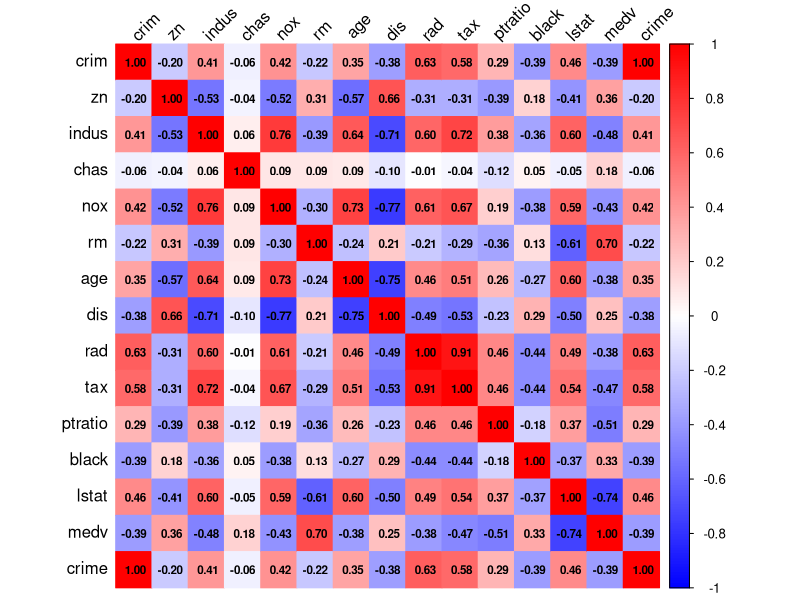
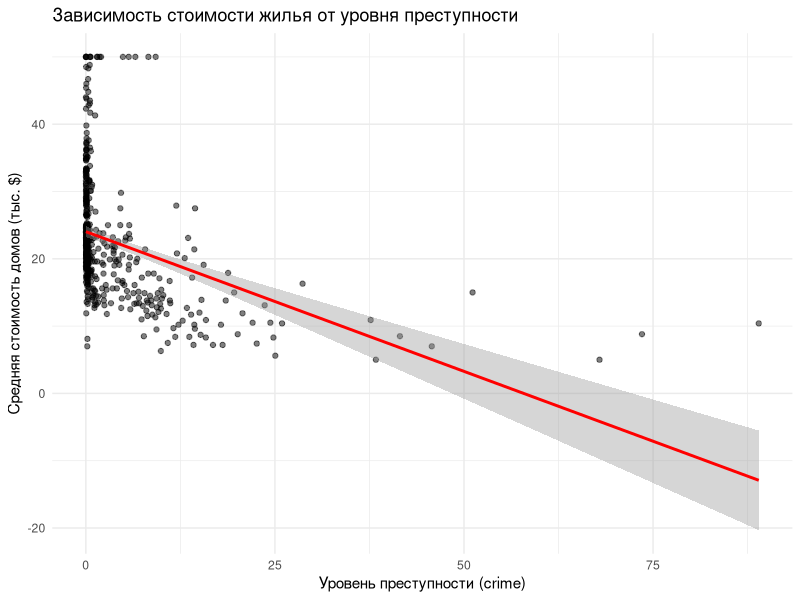
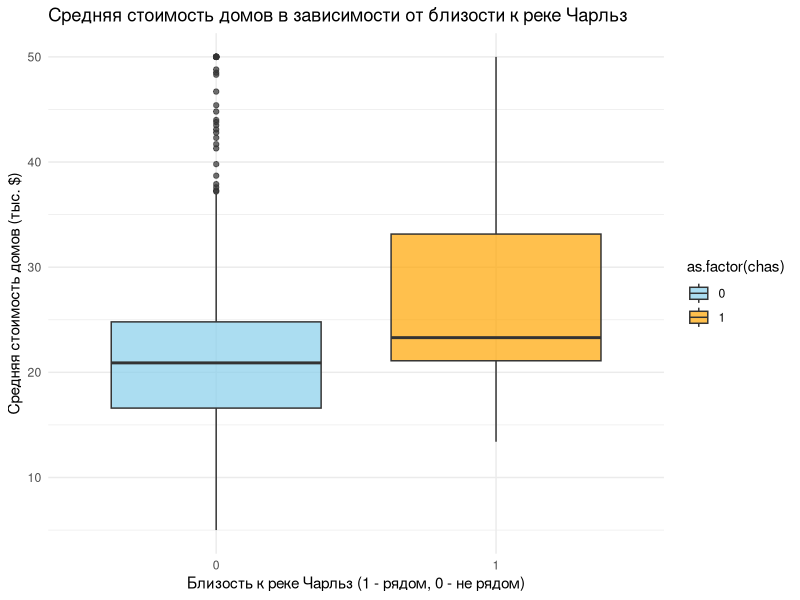
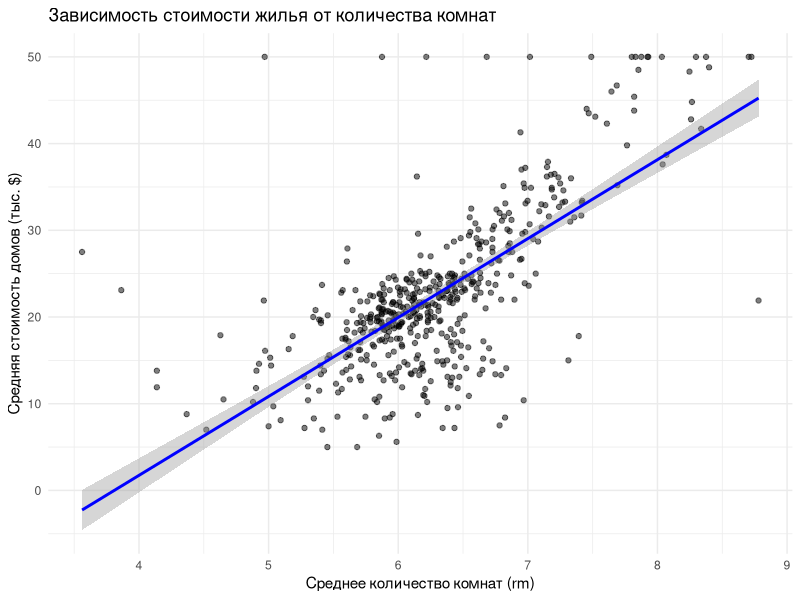
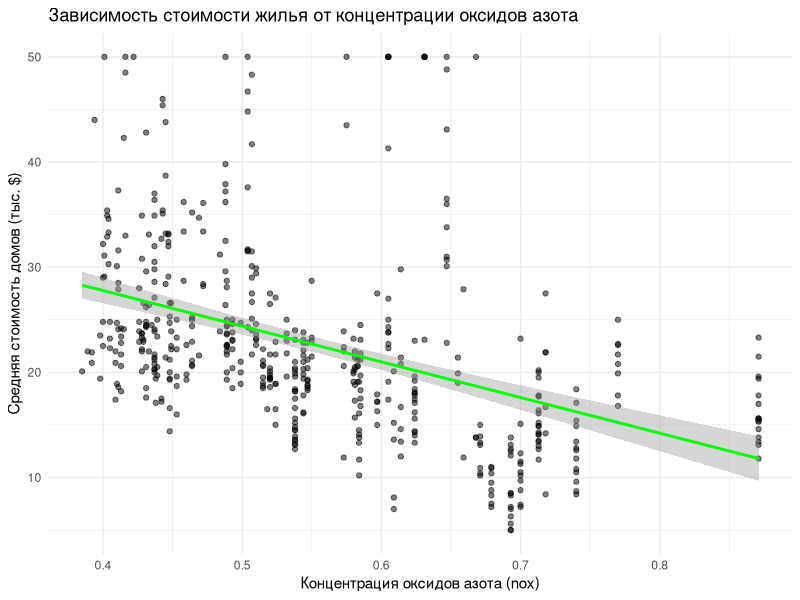
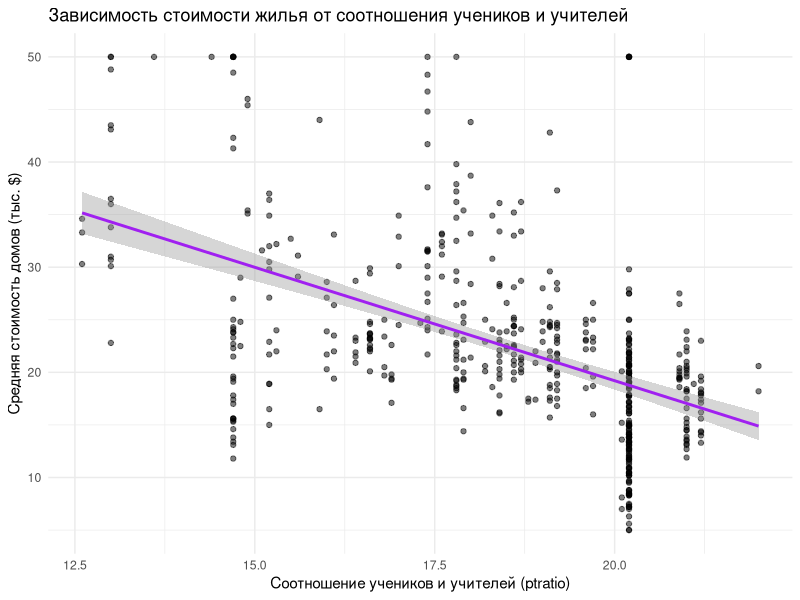
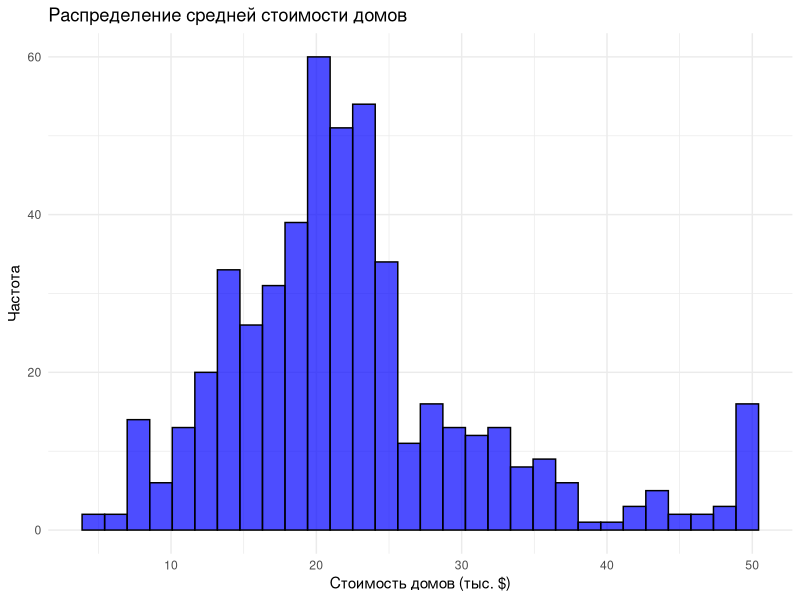

Write R code to recreate these figures, in order.
library(MASS)  
library(ggplot2)
library(dplyr)
library(corrplot)
library(tidyr)

options(warn = -1)

data("Boston")
data_houses <- Boston

head(data_houses)

dim(data_houses)

str(data_houses)

summary(data_houses)

# crime   - уровень преступности на человека населения в разбивке по городам
# zn      - количество земель под жилую застройку, разделенных на участки площадью более 25 000 кв.футов
# indus   - доля акров (0.4 гектар), не связанных с розничной торговлей, в расчете на один город
# chas    - переменная Charles River (= 1, если участок граничит с рекой; 0 в противном случае)
# nox     - концентрация оксидов азота (частей на 10 миллионов)
# rm      - среднее количество комнат в доме
# age     - доля жилых помещений, построенных владельцами до 1940
# dis     - взвешенные расстояния до пяти бостонских центров занятости
# rad     - индекс доступности радиальных автомагистралей
# tax     - я ставка налога на недвижимость с полной стоимости на 10 000 долларов
# ptratio - соотношение учеников и учителей по городам.
# black   - доля чернокожих в разбивке по городам
# lstat   - процент населения с более низким статусом
# medv    - средняя стоимость домов, занимаемых владельцами, на 1000 долларов США

# Дополнительные преобразование
replace_na_with_mean <- function(df) {
  df[] <- lapply(df, function(x) if (is.numeric(x)) ifelse(is.na(x), mean(x, na.rm = TRUE), x) else x)
  return(df)
}

number_of_NA <- length(which(is.na(data_houses) == TRUE))
print(paste("Число пропущенных значений:", number_of_NA))

data_houses <- replace_na_with_mean(data_houses)

number_of_NA <- length(which(is.na(data_houses) == TRUE))
print(paste("Число пропущенных значений:", number_of_NA))

data_houses$crime <- data_houses$crim

str(data_houses)

print(dim(data_houses))       
print(names(data_houses))   
print(head(data_houses$crime)) 

data_houses$crime <- as.numeric(as.character(data_houses$crime))
data_houses$medv <- as.numeric(as.character(data_houses$medv))

# Проверяем итоговые данные
summary(data_houses)

# --- Постановка задачи ---
# Цель: Выявить, какие факторы (переменные) оказывают влияние на среднюю стоимость домов (medv).

# --- Глобальная гипотеза ---
# Средняя стоимость домов (medv) зависит от социально-экономических, экологических и инфраструктурных факторов.

# --- Субгипотезы ---
# 1. Уровень преступности (crime) оказывает влияние на стоимость жилья.
# 2. Близость к реке Чарльз (chas) влияет на стоимость жилья.
# 3. Количество комнат (rm) оказывает положительное влияние на стоимость жилья.
# 4. Концентрация оксидов азота (nox) оказывает отрицательное влияние на стоимость жилья.
# 5. Соотношение учеников и учителей (ptratio) влияет на стоимость жилья.

# --- Предварительный анализ данных ---

# Построение корреляционной матрицы для количественных переменных
quantitative_vars <- data_houses %>% select(-chas)  # chas - категориальная переменная
cor_matrix <- cor(quantitative_vars)

# Визуализация корреляционной матрицы
cor_matrix <- cor(data_houses)
colors     <- colorRampPalette(c("blue", "white", "red"))(200)

corrplot(cor_matrix, col = colors, tl.col = "black", tl.srt = 45, method = "color", addCoef.col = "black", number.cex = 0.7)
# --- Гипотеза 1: Уровень преступности (crime) влияет на стоимость жилья ---
# H0: Уровень преступности не влияет на стоимость жилья.
# Hа: Уровень преступности отрицательно влияет на стоимость жилья.

# Корреляционный анализ
cor_test_crime <- cor.test(data_houses$crime, data_houses$medv)
cor_test_crime

# Визуализация зависимости
ggplot(data_houses, aes(x = crime, y = medv)) +
  geom_point(alpha = 0.5) +
  geom_smooth(method = "lm", col = "red", se = TRUE) +
  labs(title = "Зависимость стоимости жилья от уровня преступности",
       x = "Уровень преступности (crime)",
       y = "Средняя стоимость домов (тыс. $)") +
  theme_minimal()

# --- Гипотеза 2: Близость к реке Чарльз (chas) влияет на стоимость жилья ---
# H0: Близость к реке не влияет на стоимость жилья.
# Hа: Близость к реке положительно влияет на стоимость жилья.

# t-тест для независимых выборок
t_test_chas <- t.test(medv ~ chas, data = data_houses)
t_test_chas

# Визуализация
ggplot(data_houses, aes(x = as.factor(chas), y = medv, fill = as.factor(chas))) +
  geom_boxplot(alpha = 0.7) +
  labs(title = "Средняя стоимость домов в зависимости от близости к реке Чарльз",
       x = "Близость к реке Чарльз (1 - рядом, 0 - не рядом)",
       y = "Средняя стоимость домов (тыс. $)") +
  scale_fill_manual(values = c("skyblue", "orange")) +
  theme_minimal()

# --- Гипотеза 3: Количество комнат (rm) положительно влияет на стоимость жилья ---
# H0: Количество комнат не влияет на стоимость жилья.
# Hа: Количество комнат положительно влияет на стоимость жилья.

# Корреляционный анализ
cor_test_rm <- cor.test(data_houses$rm, data_houses$medv)
cor_test_rm

# Визуализация
ggplot(data_houses, aes(x = rm, y = medv)) +
  geom_point(alpha = 0.5) +
  geom_smooth(method = "lm", col = "blue", se = TRUE) +
  labs(title = "Зависимость стоимости жилья от количества комнат",
       x = "Среднее количество комнат (rm)",
       y = "Средняя стоимость домов (тыс. $)") +
  theme_minimal()

# --- Гипотеза 4: Уровень концентрации оксидов азота (nox) влияет на стоимость жилья ---
# H0: Уровень концентрации оксидов азота не влияет на стоимость жилья.
# Hа: Уровень концентрации оксидов азота отрицательно влияет на стоимость жилья.

# Корреляционный анализ
cor_test_nox <- cor.test(data_houses$nox, data_houses$medv)
cor_test_nox

# Визуализация
ggplot(data_houses, aes(x = nox, y = medv)) +
  geom_point(alpha = 0.5) +
  geom_smooth(method = "lm", col = "green", se = TRUE) +
  labs(title = "Зависимость стоимости жилья от концентрации оксидов азота",
       x = "Концентрация оксидов азота (nox)",
       y = "Средняя стоимость домов (тыс. $)") +
  theme_minimal()

# --- Гипотеза 5: Соотношение учеников и учителей (ptratio) влияет на стоимость жилья ---
# H0: Соотношение учеников и учителей не влияет на стоимость жилья.
# Hа: Более высокое соотношение учеников и учителей отрицательно влияет на стоимость жилья.

# Корреляционный анализ
cor_test_ptratio <- cor.test(data_houses$ptratio, data_houses$medv)
cor_test_ptratio

# Визуализация
ggplot(data_houses, aes(x = ptratio, y = medv)) +
  geom_point(alpha = 0.5) +
  geom_smooth(method = "lm", col = "purple", se = TRUE) +
  labs(title = "Зависимость стоимости жилья от соотношения учеников и учителей",
       x = "Соотношение учеников и учителей (ptratio)",
       y = "Средняя стоимость домов (тыс. $)") +
  theme_minimal()

# --- Постановка задачи ---
# Цель: Выявить влияние различных факторов на стоимость жилья (`medv`).

# --- Гипотезы ---
# H0: Распределение переменных `medv`, `crime` и других количественных переменных нормально.
# Hа: Распределение этих переменных отклоняется от нормального.

# --- Тесты на нормальность ---
# Шапиро-Уилк
shapiro_medv <- shapiro.test(data_houses$medv)
shapiro_crime <- shapiro.test(data_houses$crime)

# Колмогоров-Смирнов
ks_medv <- ks.test(data_houses$medv, "pnorm", mean(data_houses$medv), sd(data_houses$medv))
ks_crime <- ks.test(data_houses$crime, "pnorm", mean(data_houses$crime), sd(data_houses$crime))

print("Тест Шапиро-Уилка для медв:")
print(shapiro_medv)

print("Тест Колмогорова-Смирнова для медв:")
print(ks_medv)

# --- Анализ категориальных данных ---
# Переменная `chas` (близость к реке Чарльз)
# H0: Близость к реке не связана с высокой стоимостью жилья (medv).
# Hа: Близость к реке связана с высокой стоимостью жилья.

# Преобразование в категории
data_houses$medv_cat <- ifelse(data_houses$medv > median(data_houses$medv), "high", "low")

# Таблица сопряженности
contingency_table <- table(data_houses$chas, data_houses$medv_cat)

# Тест хи-квадрат
chi_test <- chisq.test(contingency_table)

# Точный тест Фишера
fisher_test <- fisher.test(contingency_table)

print("Тест хи-квадрат:")
print(chi_test)

print("Точный тест Фишера:")
print(fisher_test)

# --- Мощность критериев ---
# Уровень значимости
alpha <- 0.05

# Шапиро-Уилк (для мощности требуется симуляция или расчет)
# Оценка мощности на основе п-значения
shapiro_power <- ifelse(shapiro_medv$p.value < alpha, "H0 отклонена (мощность есть)", "H0 не отклонена (мощность низкая)")

# Хи-квадрат
chi_power <- ifelse(chi_test$p.value < alpha, "H0 отклонена (мощность есть)", "H0 не отклонена (мощность низкая)")

# Результаты мощности
print("Оценка мощности тестов:")
print(paste("Шапиро-Уилк:", shapiro_power))
print(paste("Хи-квадрат:", chi_power))

# --- Графики ---
# Распределение `medv` (для проверки нормальности)
ggplot(data_houses, aes(x = medv)) +
  geom_histogram(bins = 30, fill = "blue", color = "black", alpha = 0.7) +
  labs(title = "Распределение средней стоимости домов", x = "Стоимость домов (тыс. $)", y = "Частота") +
  theme_minimal()

# Итоговые выводы
print("Итоговые выводы:")
print("1. Тесты на нормальность: Распределение `medv` и `crime` не является нормальным (по Шапиро-Уилку).")
print("2. Хи-квадрат и точный тест Фишера: Есть статистически значимая связь между близостью к реке и стоимостью домов.")